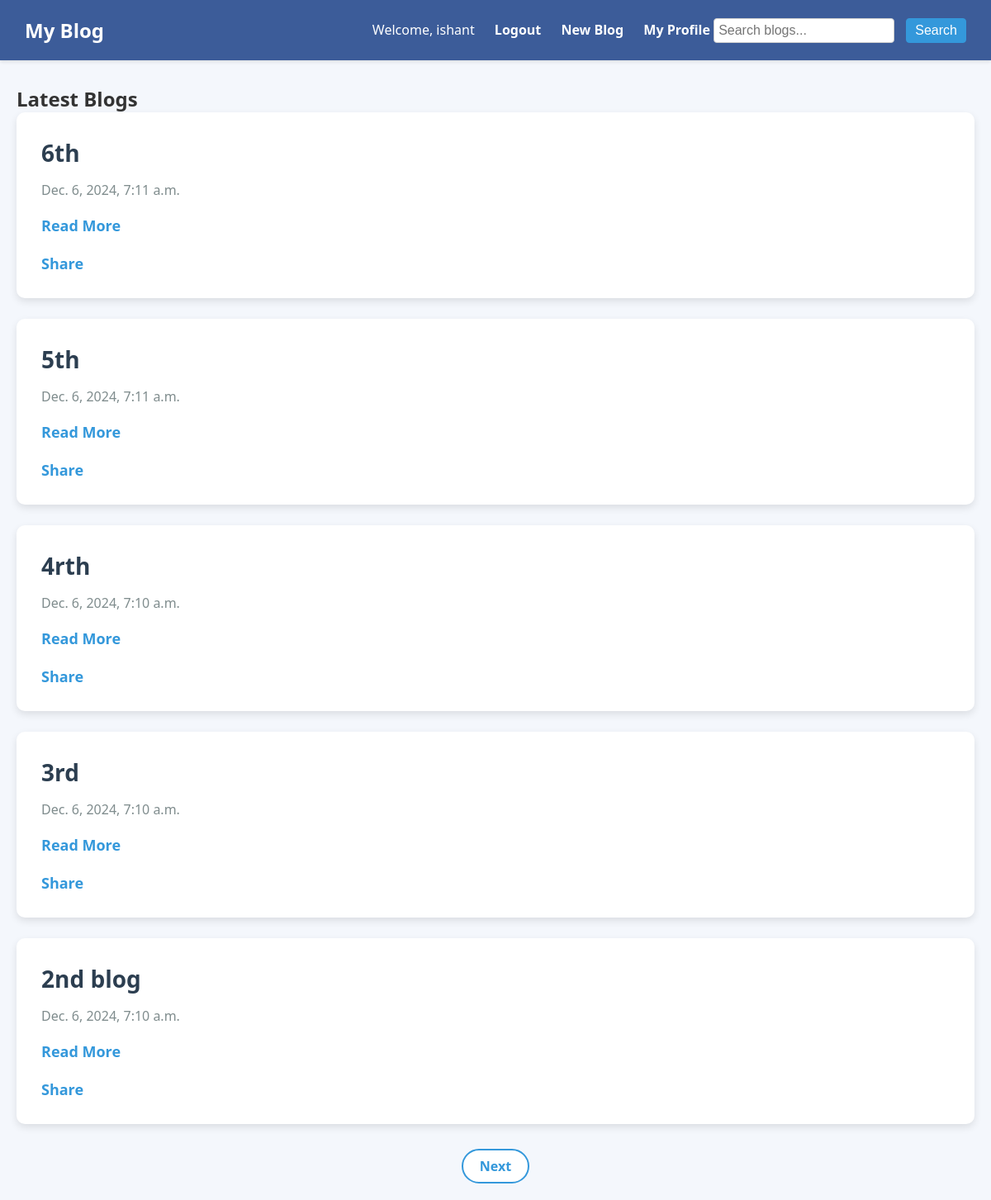
The page /dashboard/ (signed in) on the database its author committed.
### blog_app/models.py (models this page shows, shortened)
class Blog(models.Model):
    title = models.CharField(max_length=200)
    content = models.TextField()
    author = models.ForeignKey(User, on_delete=models.CASCADE)
    published_date = models.DateTimeField(auto_now_add=True)
    slug = models.SlugField(unique=True, blank=True)

### blog_app/views.py (the view)
# urls.py: path('dashboard/', views.dashboard_view, name='dashboard'),
@login_required
def dashboard_view(request):
    blogs = Blog.objects.all().order_by('-published_date')
    paginator = Paginator(blogs, 5)
    page_number = request.GET.get('page')
    page_obj = paginator.get_page(page_number)
    return render(request, 'dashboard.html', {'page_obj': page_obj})

### blog_app/templates/dashboard.html (shortened to what this page needs)
<!DOCTYPE html>
<html lang="en">
<head>
</head>
<body class="fade-in">
    <div class="navbar">
        <div class="brand">My Blog</div>
        <div>
            Welcome, {{ user.username }}
            <div class="tooltip">
                <a href="{% url 'logout' %}">Logout</a>
            </div>
            <a href="{% url 'new_blog' %}">New Blog</a>
            <a href="{% url 'profile' %}">My Profile</a>
            <form action="{% url 'search_blog' %}" method="get" style="display: inline-block;">
                <input type="text" name="query" placeholder="Search blogs..." value="{{ request.GET.query }}">
                <button type="submit">Search</button>
            </form>
        </div>
    </div>
    <div class="container">
        <h2>Latest Blogs</h2>
        {% for blog in page_obj %}
        <div class="blog-item">
            <h3>{{ blog.title }}</h3>
            <p>{{ blog.published_date }}</p>
            <a href="{% url 'blog_detail' blog.slug %}">Read More</a>
            <br>
            <br>
            <a href="{% url 'share_blog' blog.slug %}" class="share-btn">Share</a>
        </div>
        {% endfor %}
        <div class="pagination">
            {% if page_obj.has_next %}
            <a href="?page={{ page_obj.next_page_number }}">Next</a>
            {% endif %}
        </div>
    </div>
</body>
</html>

### blog_app/templates/dashboard.html (style rules this page uses)
* { margin: 0; padding: 0; box-sizing: border-box; }
body { font-family: 'Segoe UI', Tahoma, Geneva, Verdana, sans-serif; background-color: #f4f7fc; color: #333; }
.navbar { background-color: #3c5c99; color: white; padding: 20px 30px; display: flex; justify-content: space-between; align-items: center; box-shadow: 0 2px 4px rgba(0, 0, 0, 0.1); }
.navbar a { color: white; text-decoration: none; margin-left: 20px; font-weight: bold; transition: all 0.3s ease; }
.navbar .brand { font-size: 24px; font-weight: bold; }
.navbar form { display: flex; align-items: center; }
.navbar input[type="text"] { padding: 5px; margin-right: 10px; border: 1px solid #ccc; border-radius: 4px; font-size: 16px; }
.navbar button { padding: 5px 10px; border: 1px solid #3498db; background-color: #3498db; color: white; border-radius: 4px; cursor: pointer; font-size: 16px; transition: background-color 0.3s ease; }
.container { max-width: 1200px; margin: 30px auto; padding: 0 20px; }
.blog-item { background-color: #fff; padding: 30px; margin-bottom: 25px; border-radius: 10px; box-shadow: 0 4px 10px rgba(0, 0, 0, 0.1); transition: transform 0.3s ease, box-shadow 0.3s ease; }
.blog-item h3 { font-size: 28px; color: #2c3e50; margin-bottom: 15px; }
.blog-item p { font-size: 16px; color: #7f8c8d; margin-bottom: 20px; }
.blog-item a { color: #3498db; text-decoration: none; font-weight: bold; font-size: 18px; transition: color 0.3s ease; }
.pagination { text-align: center; margin-top: 40px; }
.pagination a { text-decoration: none; margin: 0 12px; padding: 8px 20px; border: 2px solid #3498db; border-radius: 25px; background-color: white; color: #3498db; font-weight: bold; transition: background-color 0.3s ease, color 0.3s ease; }
.fade-in { animation: fadeIn 0.5s ease-in-out; }
.tooltip { position: relative; display: inline-block; cursor: pointer; }

### rows shown on the page
Blog: title "6th", published_date "Dec. 6, 2024, 7:11 a.m."
Blog: title "5th", published_date "Dec. 6, 2024, 7:11 a.m."
Blog: title "4rth", published_date "Dec. 6, 2024, 7:10 a.m."
Blog: title "3rd", published_date "Dec. 6, 2024, 7:10 a.m."
Blog: title "2nd blog", published_date "Dec. 6, 2024, 7:10 a.m."

### other values the page prints
{{ user.username }} "ishant"
